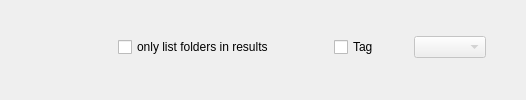
                  <widget class="QWidget" name="Search_widget_FolderCriteria" native="true">
                   <layout class="QVBoxLayout" name="verticalLayout_14">
                    <property name="spacing">
                     <number>0</number>
                    </property>
                    <property name="leftMargin">
                     <number>0</number>
                    </property>
                    <property name="topMargin">
                     <number>0</number>
                    </property>
                    <property name="rightMargin">
                     <number>0</number>
                    </property>
                    <property name="bottomMargin">
                     <number>0</number>
                    </property>
                    <item>
                     <layout class="QHBoxLayout" name="Search_horizontalLayout_FolderCriteria2">
                      <property name="leftMargin">
                       <number>8</number>
                      </property>
                      <property name="topMargin">
                       <number>0</number>
                      </property>
                      <property name="bottomMargin">
                       <number>6</number>
                      </property>
                      <item>
                       <spacer name="Search_horizontalSpacer_7">
                        <property name="orientation">
                         <enum>Qt::Orientation::Horizontal</enum>
                        </property>
                        <property name="sizeType">
                         <enum>QSizePolicy::Policy::Fixed</enum>
                        </property>
                        <property name="sizeHint" stdset="0">
                         <size>
                          <width>80</width>
                          <height>20</height>
                         </size>
                        </property>
                       </spacer>
                      </item>
                      <item>
                       <widget class="QLabel" name="Search_label_LinkImage20">
                        <property name="sizePolicy">
                         <sizepolicy hsizetype="Fixed" vsizetype="Preferred">
                          <horstretch>0</horstretch>
                          <verstretch>0</verstretch>
                         </sizepolicy>
                        </property>
                        <property name="minimumSize">
                         <size>
                          <width>30</width>
                          <height>38</height>
                         </size>
                        </property>
                        <property name="styleSheet">
                         <string notr="true">background: url(:/images/link-tree-end.png) no-repeat left;</string>
                        </property>
                        <property name="text">
                         <string/>
                        </property>
                        <property name="alignment">
                         <set>Qt::AlignmentFlag::AlignLeading|Qt::AlignmentFlag::AlignLeft|Qt::AlignmentFlag::AlignTop</set>
                        </property>
                       </widget>
                      </item>
                      <item>
                       <widget class="QCheckBox" name="Search_checkBox_ShowFolders">
                        <property name="toolTip">
                         <string>Choose to only show folders as results</string>
                        </property>
                        <property name="text">
                         <string>only list folders in results</string>
                        </property>
                        <property name="tristate">
                         <bool>false</bool>
                        </property>
                       </widget>
                      </item>
                      <item>
                       <spacer name="Search_horizontalSpacer_1">
                        <property name="orientation">
                         <enum>Qt::Orientation::Horizontal</enum>
                        </property>
                        <property name="sizeType">
                         <enum>QSizePolicy::Policy::Fixed</enum>
                        </property>
                        <property name="sizeHint" stdset="0">
                         <size>
                          <width>20</width>
                          <height>20</height>
                         </size>
                        </property>
                       </spacer>
                      </item>
                      <item>
                       <widget class="QLabel" name="Search_label_LinkImage12">
                        <property name="sizePolicy">
                         <sizepolicy hsizetype="Fixed" vsizetype="Preferred">
                          <horstretch>0</horstretch>
                          <verstretch>0</verstretch>
                         </sizepolicy>
                        </property>
                        <property name="minimumSize">
                         <size>
                          <width>20</width>
                          <height>0</height>
                         </size>
                        </property>
                        <property name="styleSheet">
                         <string notr="true">
background: url(:/images/link-h.png) repeat-x center;</string>
                        </property>
                        <property name="text">
                         <string/>
                        </property>
                       </widget>
                      </item>
                      <item>
                       <spacer name="Search_horizontalSpacer_21">
                        <property name="orientation">
                         <enum>Qt::Orientation::Horizontal</enum>
                        </property>
                        <property name="sizeType">
                         <enum>QSizePolicy::Policy::Fixed</enum>
                        </property>
                        <property name="sizeHint" stdset="0">
                         <size>
                          <width>20</width>
                          <height>20</height>
                         </size>
                        </property>
                       </spacer>
                      </item>
                      <item>
                       <widget class="QCheckBox" name="Search_checkBox_Tags">
                        <property name="minimumSize">
                         <size>
                          <width>80</width>
                          <height>0</height>
                         </size>
                        </property>
                        <property name="toolTip">
                         <string>Choose to use Tags to filter results</string>
                        </property>
                        <property name="text">
                         <string>Tag</string>
                        </property>
                        <property name="tristate">
                         <bool>false</bool>
                        </property>
                       </widget>
                      </item>
                      <item>
                       <widget class="QComboBox" name="Search_comboBox_Tags">
                        <property name="enabled">
                         <bool>false</bool>
                        </property>
                       </widget>
                      </item>
                      <item>
                       <spacer name="Search_horizontalSpacer_4">
                        <property name="orientation">
                         <enum>Qt::Orientation::Horizontal</enum>
                        </property>
                        <property name="sizeType">
                         <enum>QSizePolicy::Policy::Expanding</enum>
                        </property>
                        <property name="sizeHint" stdset="0">
                         <size>
                          <width>40</width>
                          <height>20</height>
                         </size>
                        </property>
                       </spacer>
                      </item>
                     </layout>
                    </item>
                   </layout>
                  </widget>
